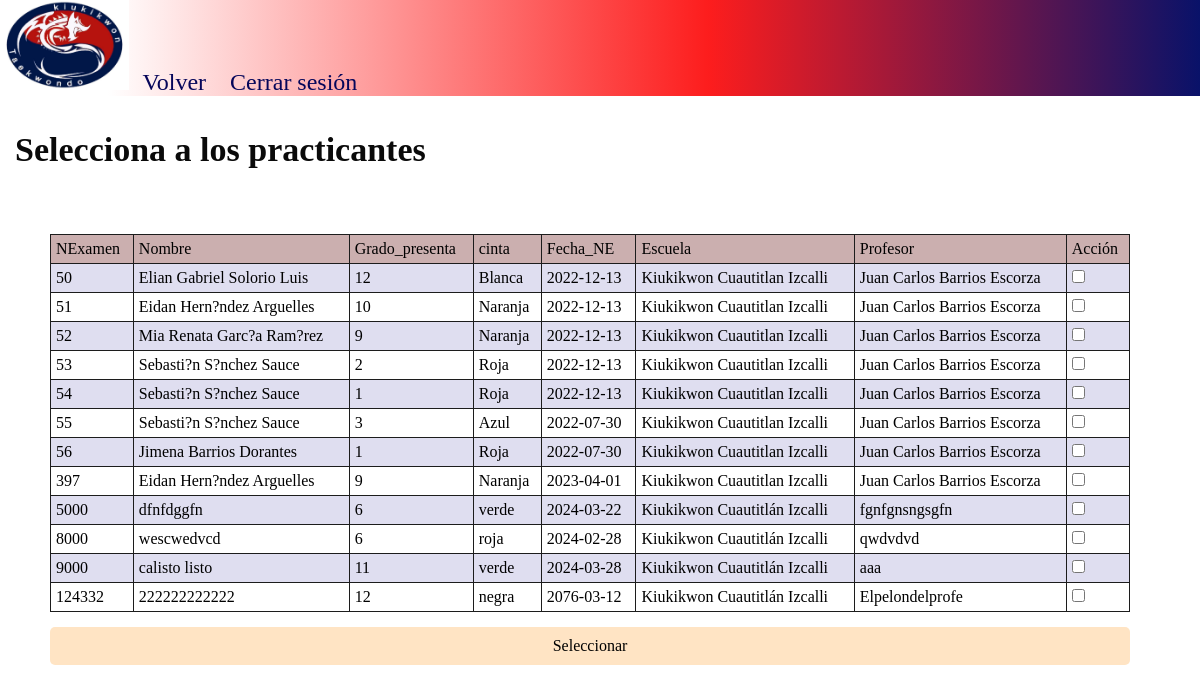
/Opciones/Seleccionp_cua.php (signed in), run on the app's committed database.
### tables this page shows
CREATE TABLE `registro_p` (
  `NExamen` int NOT NULL,
  `Nombre` varchar(100) NOT NULL,
  `Fecha_N` date NOT NULL,
  `Grado_presenta` int NOT NULL,
  `cinta` varchar(20) NOT NULL,
  `Fecha_E` date NOT NULL,
  `Escuela` varchar(30) NOT NULL,
  `Profesor` varchar(100) NOT NULL,
  `Nacionalidad` varchar(20) NOT NULL,
  `Promocion` varchar(20) NOT NULL
);

### Opciones/Seleccionp_cua.php (the view, shortened to what this page needs)
<?php
require '..\includes\consulta_lista.php';
?>
<!DOCTYPE html>
<html lang="es">
<head>
    <link rel="stylesheet" href="..\CSS\styles7.css">
</head>
<header>
    <div class="barr_prin">
        <img src="../img/photo_5010769483765230552_y.jpg">
        <a href="../pagina_principal.php">Volver</a>
        <?php
        $usuario = $_SESSION['username'];
        if(isset($usuario)){
            echo "<a class='s_close' href='../includes/salir.php'>Cerrar sesión</a>";
        }else{
            header("location: ../proyecto/login.php");
            exit();
        }
        ?>
    </div>
</header>
<body>
    <h1>Selecciona a los practicantes</h1>
    <form action="..\includes\procesar_seleccion.php" method="post">
        <?php
        $resultado = mysqli_query($connection, "SELECT * FROM registro_p WHERE Escuela ='Kiukikwon Cuautitlán Izcalli'");
        echo "<table border='1'>";
        echo "<tr><th>NExamen</th><th>Nombre</th><th>Grado_presenta</th><th>cinta</th><th>Fecha_NE</th><th>Escuela</th><th>Profesor</th><th>Acción</th></tr>";
        while ($fila = mysqli_fetch_assoc($resultado)) {
            echo "<tr>";
            echo "<td>" . $fila['NExamen'] . "</td>";
            echo "<td>" . $fila['Nombre'] . "</td>";
            echo "<td>" . $fila['Grado_presenta'] . "</td>";
            echo "<td>" . $fila['cinta'] . "</td>";
            echo "<td>" . $fila['Fecha_E'] . "</td>";
            echo "<td>" . $fila['Escuela'] . "</td>";
            echo "<td>" . $fila['Profesor'] . "</td>";
            echo "<td><input type='checkbox' name='seleccion[]' value='" . $fila['NExamen'] . "'></td>";
            echo "</tr>";
        }
        echo "</table>";
        ?>
        <input type="submit" value="Seleccionar">
    </form>
</body>
</html>

### CSS/styles7.css (style rules this page uses)
* { margin: 0; padding: 0; border: 0; font-size: 100%; font: inherit; vertical-align: baseline; }
.barr_prin { width: 100%; background: rgb(255,255,255); background: linear-gradient(90deg, rgba(255,255,255,1) 9%, rgba(253,29,29,1) 59%, rgba(9,18,105,1) 100%); z-index: 3; }
.barr_prin img { height: 90px; }
.barr_prin a { text-decoration: none; background-color: transparent; padding: 10px; font-size: 24px; color: rgb(6, 6, 90); }
body h1 { font-size: 34px; color: rgb(10, 10, 10); font-weight: bold; margin-top: 20px; padding: 15px; }
form { display: flex; position: relative; flex-direction: column; margin-top: 50px; gap: 15px; width: 90%; left: 50px; flex-wrap: wrap; }
form input, select, option { border-radius: 5px; border: none; padding: 10px; font-size: 16px; outline: none; background-color: bisque; }
table { width: 100%; border-collapse: collapse; }
th, td { border: 1px solid #1c1c1c; padding: 5px; text-align: left; }
th { background-color: #5b040451; }
tr:nth-child(even) { background-color: #dfdef0; }

### data on the page
registro_p: NExamen "50", Nombre "Elian Gabriel Solorio Luis", Grado_presenta "12", cinta "Blanca", Fecha_E "2022-12-13", Escuela "Kiukikwon Cuautitlan Izcalli", Profesor "Juan Carlos Barrios Escorza"
registro_p: NExamen "51", Nombre "Eidan Hern?ndez Arguelles", Grado_presenta "10", cinta "Naranja", Fecha_E "2022-12-13", Escuela "Kiukikwon Cuautitlan Izcalli", Profesor "Juan Carlos Barrios Escorza"
registro_p: NExamen "52", Nombre "Mia Renata Garc?a Ram?rez", Grado_presenta "9", cinta "Naranja", Fecha_E "2022-12-13", Escuela "Kiukikwon Cuautitlan Izcalli", Profesor "Juan Carlos Barrios Escorza"
registro_p: NExamen "53", Nombre "Sebasti?n S?nchez Sauce", Grado_presenta "2", cinta "Roja", Fecha_E "2022-12-13", Escuela "Kiukikwon Cuautitlan Izcalli", Profesor "Juan Carlos Barrios Escorza"
registro_p: NExamen "54", Nombre "Sebasti?n S?nchez Sauce", Grado_presenta "1", cinta "Roja", Fecha_E "2022-12-13", Escuela "Kiukikwon Cuautitlan Izcalli", Profesor "Juan Carlos Barrios Escorza"
registro_p: NExamen "55", Nombre "Sebasti?n S?nchez Sauce", Grado_presenta "3", cinta "Azul", Fecha_E "2022-07-30", Escuela "Kiukikwon Cuautitlan Izcalli", Profesor "Juan Carlos Barrios Escorza"
registro_p: NExamen "56", Nombre "Jimena Barrios Dorantes", Grado_presenta "1", cinta "Roja", Fecha_E "2022-07-30", Escuela "Kiukikwon Cuautitlan Izcalli", Profesor "Juan Carlos Barrios Escorza"
registro_p: NExamen "397", Nombre "Eidan Hern?ndez Arguelles", Grado_presenta "9", cinta "Naranja", Fecha_E "2023-04-01", Escuela "Kiukikwon Cuautitlan Izcalli", Profesor "Juan Carlos Barrios Escorza"
registro_p: NExamen "5000", Nombre "dfnfdggfn", Grado_presenta "6", cinta "verde", Fecha_E "2024-03-22", Escuela "Kiukikwon Cuautitlán Izcalli", Profesor "fgnfgnsngsgfn"
registro_p: NExamen "8000", Nombre "wescwedvcd", Grado_presenta "6", cinta "roja", Fecha_E "2024-02-28", Escuela "Kiukikwon Cuautitlán Izcalli", Profesor "qwdvdvd"
registro_p: NExamen "9000", Nombre "calisto listo", Grado_presenta "11", cinta "verde", Fecha_E "2024-03-28", Escuela "Kiukikwon Cuautitlán Izcalli", Profesor "aaa"
registro_p: NExamen "124332", Nombre "222222222222", Grado_presenta "12", cinta "negra", Fecha_E "2076-03-12", Escuela "Kiukikwon Cuautitlán Izcalli", Profesor "Elpelondelprofe"
